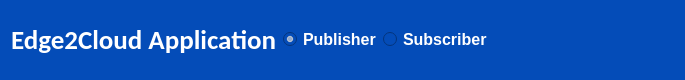
        <widget class="QWidget" name="widget_2" native="true">
         <property name="sizePolicy">
          <sizepolicy hsizetype="Preferred" vsizetype="Preferred">
           <horstretch>0</horstretch>
           <verstretch>0</verstretch>
          </sizepolicy>
         </property>
         <property name="minimumSize">
          <size>
           <width>0</width>
           <height>0</height>
          </size>
         </property>
         <property name="maximumSize">
          <size>
           <width>16777215</width>
           <height>80</height>
          </size>
         </property>
         <property name="styleSheet">
          <string notr="true">background-color: rgb(4, 76, 184);
border-radius:10px;</string>
         </property>
         <layout class="QHBoxLayout" name="horizontalLayout_4">
          <item>
           <widget class="QLabel" name="label">
            <property name="maximumSize">
             <size>
              <width>400</width>
              <height>65</height>
             </size>
            </property>
            <property name="font">
             <font>
              <family>Calibri</family>
              <pointsize>20</pointsize>
              <weight>75</weight>
              <bold>true</bold>
             </font>
            </property>
            <property name="layoutDirection">
             <enum>Qt::LeftToRight</enum>
            </property>
            <property name="styleSheet">
             <string notr="true">color: white;
border-radius:10px;</string>
            </property>
            <property name="text">
             <string>Edge2Cloud Application</string>
            </property>
            <property name="alignment">
             <set>Qt::AlignLeading|Qt::AlignLeft|Qt::AlignVCenter</set>
            </property>
           </widget>
          </item>
          <item>
           <layout class="QHBoxLayout" name="horizontalLayout_3">
            <item>
             <widget class="QRadioButton" name="publisher_button">
              <property name="maximumSize">
               <size>
                <width>400</width>
                <height>35</height>
               </size>
              </property>
              <property name="font">
               <font>
                <pointsize>12</pointsize>
                <weight>75</weight>
                <bold>true</bold>
               </font>
              </property>
              <property name="layoutDirection">
               <enum>Qt::LeftToRight</enum>
              </property>
              <property name="styleSheet">
               <string notr="true">color: white;</string>
              </property>
              <property name="text">
               <string>Publisher</string>
              </property>
              <property name="iconSize">
               <size>
                <width>16</width>
                <height>16</height>
               </size>
              </property>
              <property name="checked">
               <bool>true</bool>
              </property>
             </widget>
            </item>
            <item>
             <widget class="QRadioButton" name="subscriber_button">
              <property name="maximumSize">
               <size>
                <width>400</width>
                <height>35</height>
               </size>
              </property>
              <property name="font">
               <font>
                <pointsize>12</pointsize>
                <weight>75</weight>
                <bold>true</bold>
               </font>
              </property>
              <property name="styleSheet">
               <string notr="true">color: white;</string>
              </property>
              <property name="text">
               <string>Subscriber</string>
              </property>
              <property name="checked">
               <bool>false</bool>
              </property>
             </widget>
            </item>
           </layout>
          </item>
          <item>
           <widget class="QLabel" name="label_2">
            <property name="minimumSize">
             <size>
              <width>180</width>
              <height>55</height>
             </size>
            </property>
            <property name="maximumSize">
             <size>
              <width>300</width>
              <height>55</height>
             </size>
            </property>
            <property name="styleSheet">
             <string notr="true">border-radius:5px;</string>
            </property>
            <property name="frameShape">
             <enum>QFrame::WinPanel</enum>
            </property>
            <property name="frameShadow">
             <enum>QFrame::Raised</enum>
            </property>
            <property name="text">
             <string/>
            </property>
            <property name="pixmap">
             <pixmap resource="../publisher_GUI/Logo.qrc">:/Lnt/Logo1.png</pixmap>
            </property>
            <property name="scaledContents">
             <bool>true</bool>
            </property>
            <property name="alignment">
             <set>Qt::AlignJustify|Qt::AlignTop</set>
            </property>
           </widget>
          </item>
         </layout>
        </widget>
